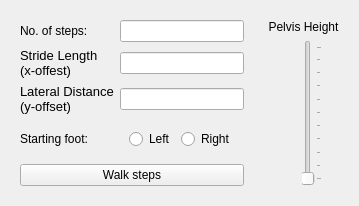
         <widget class="QWidget" name="tabWalk">
          <property name="enabled">
           <bool>true</bool>
          </property>
          <attribute name="title">
           <string>Walk</string>
          </attribute>
          <layout class="QHBoxLayout" name="horizontalLayout_6">
           <item>
            <widget class="QWidget" name="widget_5" native="true">
             <property name="enabled">
              <bool>true</bool>
             </property>
             <layout class="QGridLayout" name="gridLayout_14">
              <item row="0" column="0">
               <widget class="QLabel" name="label_13">
                <property name="enabled">
                 <bool>true</bool>
                </property>
                <property name="text">
                 <string>No. of steps:</string>
                </property>
               </widget>
              </item>
              <item row="0" column="1">
               <widget class="QLineEdit" name="lineEditNumSteps">
                <property name="enabled">
                 <bool>true</bool>
                </property>
                <property name="inputMethodHints">
                 <set>Qt::ImhDigitsOnly</set>
                </property>
               </widget>
              </item>
              <item row="2" column="0">
               <widget class="QLabel" name="label_17">
                <property name="enabled">
                 <bool>true</bool>
                </property>
                <property name="text">
                 <string>&lt;html&gt;&lt;head/&gt;&lt;body&gt;&lt;p&gt;&lt;span style=&quot; font-size:10pt;&quot;&gt;Lateral Distance&lt;br/&gt;(y-offset)&lt;/span&gt;&lt;/p&gt;&lt;/body&gt;&lt;/html&gt;</string>
                </property>
               </widget>
              </item>
              <item row="1" column="0">
               <widget class="QLabel" name="label_12">
                <property name="enabled">
                 <bool>true</bool>
                </property>
                <property name="text">
                 <string>&lt;!DOCTYPE HTML PUBLIC &quot;-//W3C//DTD HTML 4.0//EN&quot; &quot;http://www.w3.org/TR/REC-html40/strict.dtd&quot;&gt;
&lt;html&gt;&lt;head&gt;&lt;meta name=&quot;qrichtext&quot; content=&quot;1&quot; /&gt;&lt;style type=&quot;text/css&quot;&gt;
p, li { white-space: pre-wrap; }
&lt;/style&gt;&lt;/head&gt;&lt;body style=&quot; font-family:'Sans'; font-size:9pt; font-weight:400; font-style:normal;&quot;&gt;
&lt;p style=&quot; margin-top:12px; margin-bottom:12px; margin-left:0px; margin-right:0px; -qt-block-indent:0; text-indent:0px;&quot;&gt;&lt;span style=&quot; font-family:'Ubuntu'; font-size:10pt;&quot;&gt;Stride Length&lt;br /&gt;(x-offest)&lt;/span&gt;&lt;/p&gt;&lt;/body&gt;&lt;/html&gt;</string>
                </property>
               </widget>
              </item>
              <item row="3" column="0">
               <widget class="QLabel" name="label_22">
                <property name="enabled">
                 <bool>true</bool>
                </property>
                <property name="text">
                 <string>Starting foot:</string>
                </property>
               </widget>
              </item>
              <item row="1" column="1">
               <widget class="QLineEdit" name="lineEditXOffset">
                <property name="enabled">
                 <bool>true</bool>
                </property>
                <property name="inputMethodHints">
                 <set>Qt::ImhDigitsOnly</set>
                </property>
               </widget>
              </item>
              <item row="2" column="1">
               <widget class="QLineEdit" name="lineEditYOffset">
                <property name="enabled">
                 <bool>true</bool>
                </property>
                <property name="inputMethodHints">
                 <set>Qt::ImhDigitsOnly</set>
                </property>
               </widget>
              </item>
              <item row="4" column="0" colspan="2">
               <widget class="QPushButton" name="btnWalk">
                <property name="enabled">
                 <bool>true</bool>
                </property>
                <property name="text">
                 <string>Walk steps</string>
                </property>
               </widget>
              </item>
              <item row="3" column="1">
               <widget class="QWidget" name="btnGroupWalkFoot" native="true">
                <property name="enabled">
                 <bool>true</bool>
                </property>
                <layout class="QHBoxLayout" name="horizontalLayout_8">
                 <item>
                  <widget class="QRadioButton" name="radioLeftFoot">
                   <property name="enabled">
                    <bool>true</bool>
                   </property>
                   <property name="text">
                    <string>Left</string>
                   </property>
                   <attribute name="buttonGroup">
                    <string notr="true">btnGroupFeet</string>
                   </attribute>
                  </widget>
                 </item>
                 <item>
                  <widget class="QRadioButton" name="radioRightFoot">
                   <property name="enabled">
                    <bool>true</bool>
                   </property>
                   <property name="text">
                    <string>Right</string>
                   </property>
                   <attribute name="buttonGroup">
                    <string notr="true">btnGroupFeet</string>
                   </attribute>
                  </widget>
                 </item>
                </layout>
               </widget>
              </item>
             </layout>
            </widget>
           </item>
           <item>
            <widget class="QWidget" name="widget_41" native="true">
             <property name="enabled">
              <bool>true</bool>
             </property>
             <layout class="QGridLayout" name="gridLayout_11">
              <item row="1" column="2">
               <widget class="QSlider" name="sliderPelvisHeight">
                <property name="enabled">
                 <bool>true</bool>
                </property>
                <property name="orientation">
                 <enum>Qt::Vertical</enum>
                </property>
                <property name="tickPosition">
                 <enum>QSlider::TicksBelow</enum>
                </property>
                <property name="tickInterval">
                 <number>10</number>
                </property>
               </widget>
              </item>
              <item row="0" column="0" colspan="4">
               <widget class="QLabel" name="label_11">
                <property name="enabled">
                 <bool>true</bool>
                </property>
                <property name="text">
                 <string>Pelvis Height</string>
                </property>
                <property name="alignment">
                 <set>Qt::AlignCenter</set>
                </property>
               </widget>
              </item>
             </layout>
            </widget>
           </item>
          </layout>
         </widget>
